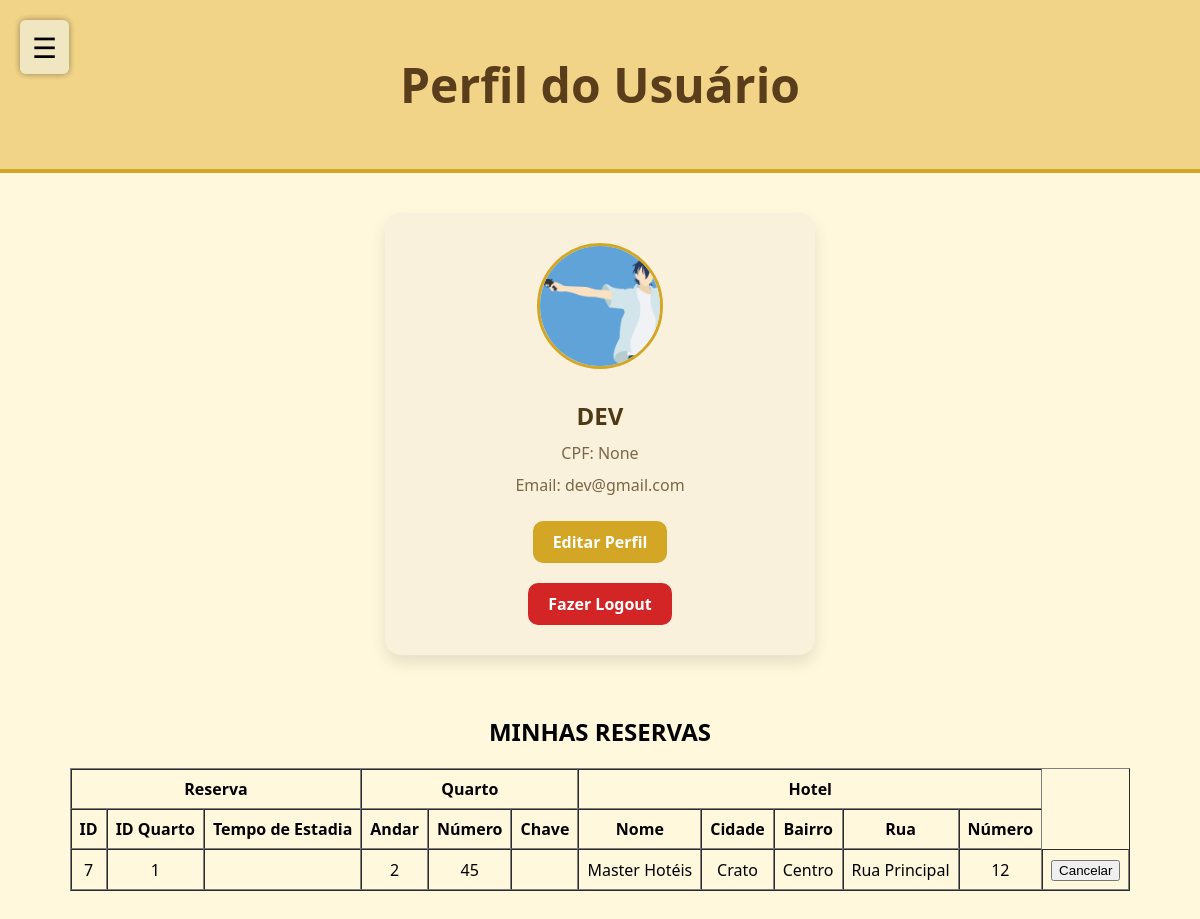
/perfil_usuario (signed in), run on the app's committed database.
### tables this page shows
CREATE TABLE reservas 
(
    id_reserva INTEGER PRIMARY KEY AUTOINCREMENT,
    id_usuario INTEGER, 
    id_quarto INTEGER,
    data_checkin DATE,
    data_checkout DATE,
    FOREIGN KEY (id_usuario) REFERENCES usuarios(id_usuario),
    FOREIGN KEY (id_quarto) REFERENCES quartos(id_quarto)
);

CREATE TABLE quartos 
(
    id_quarto INTEGER PRIMARY KEY AUTOINCREMENT,
    andar TEXT,
    numero_quarto TEXT,
    preco REAL,
    imagem TEXT,
    id_hotel INTEGER, descricao TEXT,
    FOREIGN KEY (id_hotel) REFERENCES hoteis(id_hotel)
);

CREATE TABLE hoteis
(
    id_hotel INTEGER PRIMARY KEY AUTOINCREMENT,
    nome TEXT,
    cidade TEXT,
    bairro TEXT,
    rua TEXT,
    numero INTEGER,
    cnpj INTEGER,
    email TEXT,
    senha TEXT,
    foto TEXT

, background text);

### routes/route_usuario.py (the view)
@usuario_bp.route("/perfil_usuario", methods=['GET','POST'])
def perfil_usuario():
    if 'usuario' not in session:
        return redirect(url_for('usuario.cadastro_usuario'))
    else:
        usuario = session['usuario']
        reserva_model = ReservaModel(id_usuario=usuario['id'])
        reservas = reserva_model.buscar_por_reservas()
        reservas_detalhadas = []
        for reserva in reservas:
            quarto_model = QuartoModel(id_quarto=reserva['id_quarto'])
            quarto = quarto_model.buscar_por_quarto()
            hotel_model = HotelModel(id_hotel=quarto['id_hotel'])
            hotel = hotel_model.buscar_por_hotel()
            reservas_detalhadas.append({
                'reserva': reserva,
                'quarto': quarto,
                'hotel': hotel
            })
        return render_template('/usuario/perfil_usuario.html', usuario=usuario, reservas=reservas_detalhadas)

### models/connect.py (called while the page is built)
    def connect(self):
        self.conn = sqlite3.connect(self.db_name)
        self.conn.row_factory = sqlite3.Row  # Para retornar dicionários
        self.cursor = self.conn.cursor()

    def execute(self, query, params=None):
        if self.conn is None:
            self.connect()
        if params:
            self.cursor.execute(query, params)
        else:
            self.cursor.execute(query)
        return self.cursor

    def fetchall(self):
        return self.cursor.fetchall()

    def fetchone(self):
        return self.cursor.fetchone()

    def close(self):
        if self.conn:
            self.conn.close()
            self.conn = None
            self.cursor = None

### models/hotel_model.py (called while the page is built)
    def buscar_por_hotel(self):
        db = Database()
        db.connect()
        sql = "SELECT * FROM hoteis WHERE id_hotel=?"
        db.execute(sql, (self.id_hotel,))
        hotel = db.fetchone()
        db.close()
        return hotel

### models/quarto_model.py (called while the page is built)
    def buscar_por_quarto(self):
        db = Database()
        db.connect()
        sql = "SELECT * FROM quartos WHERE id_quarto=?"
        db.execute(sql, (self.id_quarto,))
        quarto = db.fetchone()
        db.close()
        return quarto

### models/reserva_model.py (called while the page is built)
    def buscar_por_reservas(self):
        db = Database()
        db.connect()
        sql = "SELECT * FROM reservas WHERE id_usuario=?"
        db.execute(sql, (self.id_usuario,))
        reservas = db.fetchall()
        db.close()
        return reservas

### templates/usuario/perfil_usuario.html (shortened to what this page needs)
<!DOCTYPE html>
<html lang="pt-BR">
<head>
  <link rel="stylesheet" href="/static/estilos/perfil_dados.css">
</head>
<body>
  <header class="topo">
    <h1>Perfil do Usuário</h1>
  </header>
  <div class="opcoes" onclick="toggleSidebar()">☰</div>
</head>
<body>
  <div class="opcoes" onclick="toggleSidebar()">☰</div>
  <main class="container">
    <section class="card-perfil">
      <div class="foto-perfil">
        <img src="{{ url_for('static', filename=usuario.imagem) }}" alt="Foto do usuário">
      </div>
      <h2>{{session['usuario']['nome']}}</h2>
      <p class="email">CPF: {{session['usuario']['cpf']}}</p>
      <p class="cpf">Email: {{session['usuario']['email']}}</p>
      <a href="/editar_perfil_usuario" class="botao-editar">Editar Perfil</a>
      <a href="/sair" class="botao-excluir">Fazer Logout</a>
    </section>
  </main>
  <h2 style="text-align: center;">MINHAS RESERVAS</h2>
  <table border="1" cellpadding="8" cellspacing="0" style="text-align: center;">
    <thead>
      <tr>
        <th colspan="3">Reserva</th>
        <th colspan="3">Quarto</th>
        <th colspan="5">Hotel</th>
      </tr>
      <tr>
        <th>ID</th>
        <th>ID Quarto</th>
        <th>Tempo de Estadia</th>
        <th>Andar</th>
        <th>Número</th>
        <th>Chave</th>
        <th>Nome</th>
        <th>Cidade</th>
        <th>Bairro</th>
        <th>Rua</th>
        <th>Número</th>
      </tr>
    </thead>
    <tbody>
      {% if reservas %}
        {% for item in reservas %}
          <tr>
            <td>{{ item.reserva.id_reserva }}</td>
            <td>{{ item.reserva.id_quarto }}</td>
            <td>{{ item.reserva.tempo_estadia }}</td>
            <td>{{ item.quarto.andar }}</td>
            <td>{{ item.quarto.numero_quarto }}</td>
            <td>{{ item.quarto.chave_quarto }}</td>
            <td>{{ item.hotel.nome }}</td>
            <td>{{ item.hotel.cidade }}</td>
            <td>{{ item.hotel.bairro }}</td>
            <td>{{ item.hotel.rua }}</td>
            <td>{{ item.hotel.numero }}</td>
            <td>
              <form action="/cancelar_reserva" method="post">
                <button type="submit" class="botao-cancelar">Cancelar</button>
              </form>
            </td>
          </tr>
        {% endfor %}
      {% else %}
        <tr>
          <td colspan="11" style="text-align: center;">Nenhuma reserva encontrada.</td>
        </tr>
      {% endif %}
    </tbody>
    </table>
</body>
</html>

### static/estilos/perfil_dados.css (style rules this page uses)
body { margin: 0; font-family: 'Segoe UI', Tahoma, Geneva, Verdana, sans-serif; background-color: #fff8dc; }
.topo { background-color: #f1d487; padding: 20px; text-align: center; font-size: 1.5em; color: #5a3e1b; border-bottom: 4px solid #d3a625; }
.container { display: flex; justify-content: center; align-items: center; padding: 40px; }
.card-perfil { background-color: #f9f1dc; border-radius: 16px; padding: 30px 40px; box-shadow: 0 8px 16px rgba(0,0,0,0.1); display: flex; flex-direction: column; align-items: center; width: 350px; }
.foto-perfil { width: 120px; height: 120px; border-radius: 50%; border: 3px solid #d3a625; margin-bottom: 20px; overflow: hidden; display: flex; justify-content: center; }
.foto-perfil img { width: auto; height: 100%; }
.card-perfil h2 { margin: 10px 0 5px; color: #4d3a14; }
.email, .cpf { color: #7a6846; margin: 5px 0; }
.botao-editar { display: inline-block; margin-top: 20px; padding: 10px 20px; background-color: #d3a625; color: white; border-radius: 10px; text-decoration: none; font-weight: bold; transition: background-color 0.3s ease; }
.botao-excluir { display: inline-block; margin-top: 20px; padding: 10px 20px; background-color: #d32525; color: white; border-radius: 10px; text-decoration: none; font-weight: bold; transition: background-color 0.3s ease; }
.opcoes { font-size: 28px; cursor: pointer; position: fixed; top: 20px; left: 20px; z-index: 1003; background-color: #f0e6c2; padding: 8px 12px; border-radius: 6px; box-shadow: 0 0 6px rgba(0, 0, 0, 0.2); }
table { margin: 0 auto; margin-bottom: 200px; }

### data on the page
reservas: reserva.id_reserva "7", reserva.id_quarto "1"
quartos: quarto.andar "2", quarto.numero_quarto "45"
hoteis: hotel.nome "Master Hotéis", hotel.cidade "Crato", hotel.bairro "Centro", hotel.rua "Rua Principal", hotel.numero "12"

### other printed values
{{ session['usuario']['nome'] }} "DEV"
{{ session['usuario']['cpf'] }} "None"
{{ session['usuario']['email'] }} "dev@gmail.com"
